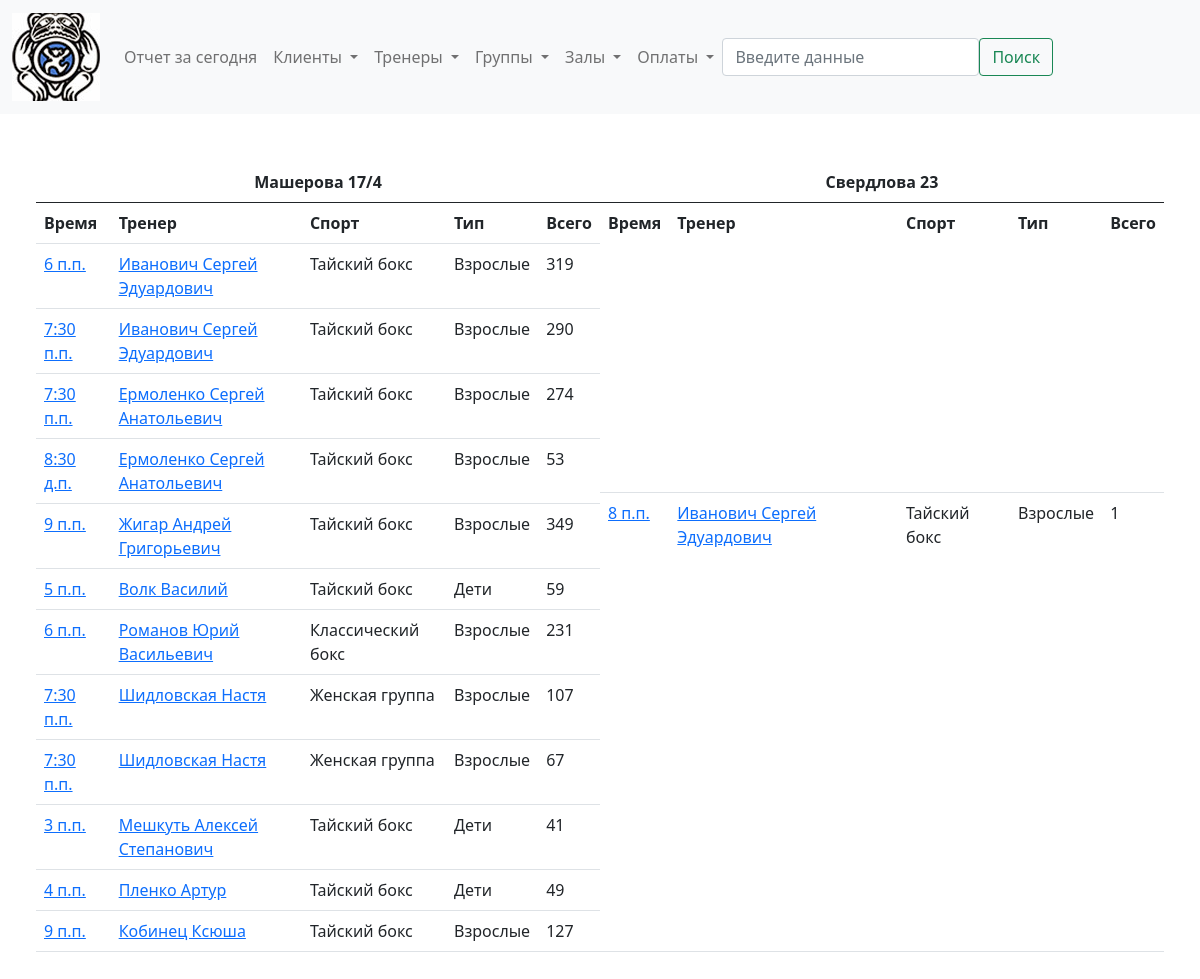
The page /show/group on the database its author committed.
### billing/models.py (models this page shows, shortened)
class Group(models.Model):
    gr_type_choices = [
        ('A', 'Взрослая'),
        ('C', 'Детская')
    ]
    sport_type_choices = [
        ('B', 'Классический бокс'),
        ('T', 'Тайский бокс'),
        ('W', 'Женская группа'),
        ('M', 'ММА')
    ]
    schedule_choice = [
        ('uneven', 'пн. ср. пт.'),
        ('even', 'вт. чт. сб.'),
    ]
    gr_type = models.CharField(verbose_name='Возраст', max_length=1, choices=gr_type_choices, default='A')
    sport_type = models.CharField(verbose_name='Тип', max_length=1, choices = sport_type_choices, default='T')
    time = models.TimeField(verbose_name='Время')
    schedule = models.CharField(verbose_name='Расписание', max_length=6, choices=schedule_choice, null=True, blank=True)
    trener = models.ForeignKey('Trener', verbose_name='Тренер', on_delete=models.SET_NULL, null=True, blank=True)
    address = models.ForeignKey('Address', verbose_name='Зал', on_delete=models.SET_NULL, null=True, blank=True)
    class Meta:
        verbose_name = 'Группа'
        verbose_name_plural = 'Группы'
        ordering = ['trener']
    def clients_amount(self):
        clients = self.client_set.all()
        return len(clients)

class Trener(models.Model):
    name = models.CharField(max_length=50, verbose_name = 'Имя')
    tel_number = models.CharField(max_length=20, verbose_name = 'Номер телефона', null=True, blank=True)
    info = models.TextField(blank=True, null=False, verbose_name = 'Дополнительная информация')
    photo = models.ImageField(verbose_name='Фото', upload_to='billing/media/treners', height_field=None, width_field=None, null=True, blank=True)
    class Meta:
        verbose_name = 'Тренер'
        verbose_name_plural = 'Тренеры'
    def __str__(self):
        return self.name

### billing/views.py (the view)
# urls.py: path('show/<slug:obj>', views.show_objects, name='show_objects'),
def show_objects(request, obj):
    inst = obj_values[obj].objects.all()
    paginator = Paginator(inst, 20)
    page_number = request.GET.get('page')
    page_obj = paginator.get_page(page_number)
    show_obj_link = f'{obj}s' if obj != 'address' else f'{obj}es'
    return render(request, f'billing/show/{show_obj_link}.html', {
        f'{show_obj_link}' : inst,
        'page_obj' : page_obj,
    })

### ChinukMaster/templates/billing/show/groups.html (shortened to what this page needs)
{% extends 'billing/base.html' %}
{% block content %}
    <div class="container-xxl d-flex justify-content-between">
        <table class="table table-hover w-50">
            <thead>
                <tr>
                    <th scope="col" class="text-center" colspan="5">Машерова 17/4</th>
                </tr>
            </thead>
            <tbody>
                <tr>
                    <th scope="col">Время</th>
                    <th scope="col">Тренер</th>
                    <th scope="col">Спорт</th>
                    <th scope="col">Тип</th>
                    <th scope="col">Всего</th>
                </tr>
                {% for group in groups %}
                    {% if group.address.id == 1 %}
                        <tr>
                            <td><a href="{% url 'detail_object' obj='group' id=group.id %}">{{group.time}}</a></td>
                            <td>
                                {% if group.trener.id %}
                                    <a href="{% url 'detail_object' obj='trener' id=group.trener.id %}">{{group.trener}}</a>
                                {% endif %}
                            </td>
                            <td>
                                {% if group.sport_type == 'T' %} Тайский бокс
                                {% elif group.sport_type == 'B' %} Классический бокс
                                {% elif group.sport_type == 'M' %} MMA
                                {% elif group.sport_type == 'W' %} Женская группа
                                {% endif %}
                            </td>
                            <td>
                                {% if group.gr_type == 'A' %} Взрослые
                                {% elif group.gr_type == 'C' %} Дети
                                {% endif %}
                            </td>
                            <td>{{group.clients_amount}}</td>
                        </tr>
                    {% endif %}
                {% endfor %}
            </tbody>
        </table>
        <table class="table table-hover w-50">
            <thead>
                <tr>
                    <th scope="col" class="text-center" colspan="5">Свердлова 23</th>
                </tr>
            </thead>
            <tbody>
                <tr>
                    <th scope="col">Время</th>
                    <th scope="col">Тренер</th>
                    <th scope="col">Спорт</th>
                    <th scope="col">Тип</th>
                    <th scope="col">Всего</th>
                </tr>
                {% for group in groups %}
                    {% if group.address.id == 2 %}
                        <tr>
                            <td><a href="{% url 'detail_object' obj='group' id=group.id %}">{{group.time}}</a></td>
                            <td>
                                {% if group.trener.id %}
                                    <a href="{% url 'detail_object' obj='trener' id=group.trener.id %}">{{group.trener}}</a>
                                {% endif %}
                            </td>
                            <td>
                                {% if group.sport_type == 'T' %} Тайский бокс
                                {% elif group.sport_type == 'B' %} Классический бокс
                                {% elif group.sport_type == 'M' %} MMA
                                {% elif group.sport_type == 'W' %} Женская группа
                                {% endif %}
                            </td>
                            <td>
                                {% if group.gr_type == 'A' %} Взрослые
                                {% elif group.gr_type == 'C' %} Дети
                                {% endif %}
                            </td>
                            <td>{{group.clients_amount}}</td>
                        </tr>
                    {% endif %}
                {% endfor %}
            </tbody>
        </table>
    </div>
{% endblock %}

### rows shown on the page
Group: time "6 п.п.", trener "Иванович Сергей Эдуардович", sport_type "Тайский бокс", gr_type "Взрослые", clients_amount "319"
Group: time "7:30 п.п.", trener "Иванович Сергей Эдуардович", sport_type "Тайский бокс", gr_type "Взрослые", clients_amount "290"
Group: time "7:30 п.п.", trener "Ермоленко Сергей Анатольевич", sport_type "Тайский бокс", gr_type "Взрослые", clients_amount "274"
Group: time "8:30 д.п.", trener "Ермоленко Сергей Анатольевич", sport_type "Тайский бокс", gr_type "Взрослые", clients_amount "53"
Group: time "9 п.п.", trener "Жигар Андрей Григорьевич", sport_type "Тайский бокс", gr_type "Взрослые", clients_amount "349"
Group: time "5 п.п.", trener "Волк Василий", sport_type "Тайский бокс", gr_type "Дети", clients_amount "59"
Group: time "6 п.п.", trener "Романов Юрий Васильевич", sport_type "Классический бокс", gr_type "Взрослые", clients_amount "231"
Group: time "7:30 п.п.", trener "Шидловская Настя", sport_type "Женская группа", gr_type "Взрослые", clients_amount "107"
Group: time "7:30 п.п.", trener "Шидловская Настя", sport_type "Женская группа", gr_type "Взрослые", clients_amount "67"
Group: time "3 п.п.", trener "Мешкуть Алексей Степанович", sport_type "Тайский бокс", gr_type "Дети", clients_amount "41"
Group: time "4 п.п.", trener "Пленко Артур", sport_type "Тайский бокс", gr_type "Дети", clients_amount "49"
Group: time "9 п.п.", trener "Кобинец Ксюша", sport_type "Тайский бокс", gr_type "Взрослые", clients_amount "127"
Group: time "8 п.п.", trener "Иванович Сергей Эдуардович", sport_type "Тайский бокс", gr_type "Взрослые", clients_amount "1"
